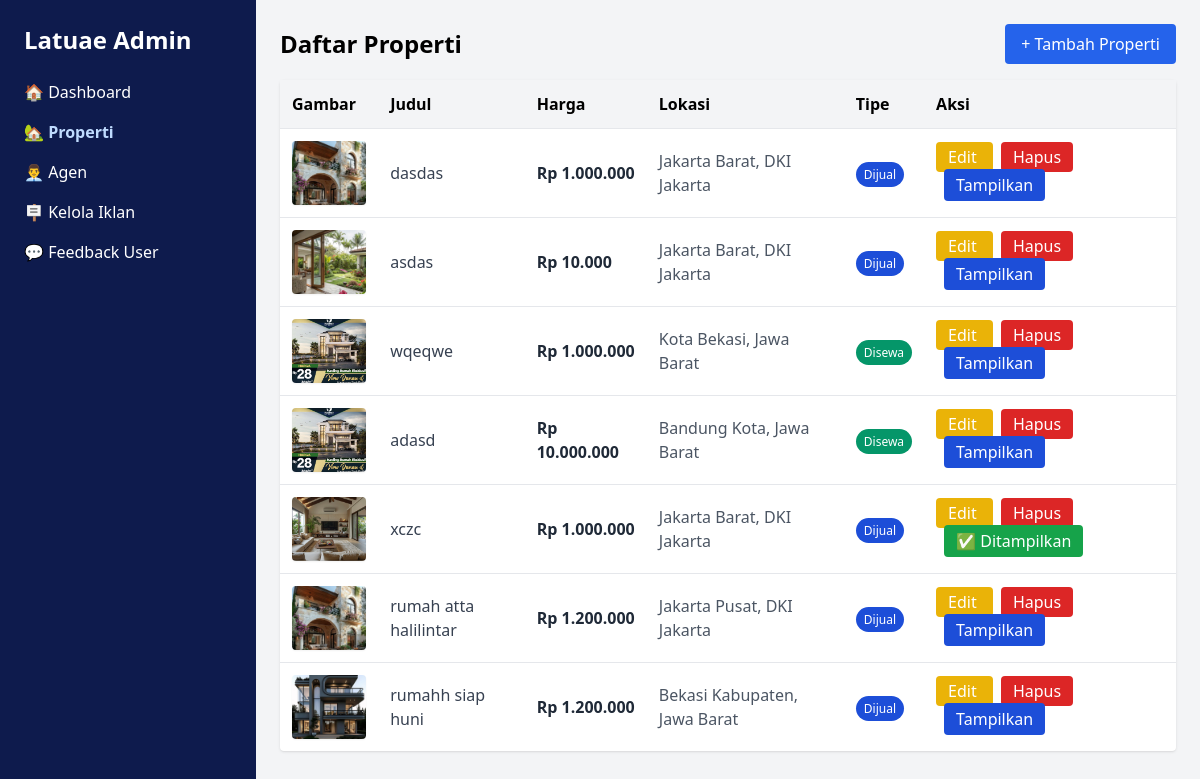
The app's page /admin/properties.php, older data.
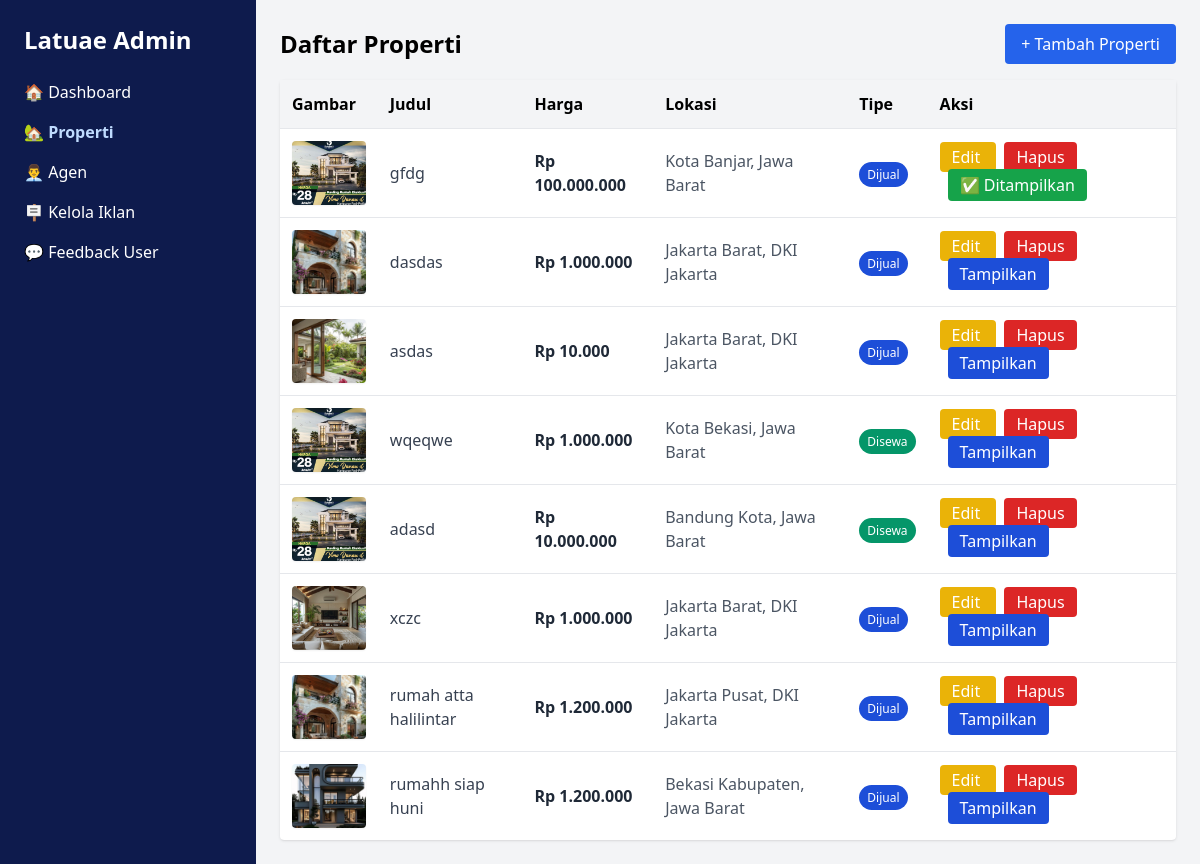
The same page, newer data.
### tables this page shows
CREATE TABLE `properties` (
  `id` int(11) NOT NULL,
  `id_properti` varchar(50) DEFAULT NULL,
  `title` varchar(100) NOT NULL,
  `description` text NOT NULL,
  `price` decimal(10,2) NOT NULL,
  `province` varchar(100) DEFAULT NULL,
  `regency` varchar(100) DEFAULT NULL,
  `district_or_area` varchar(100) DEFAULT NULL,
  `image` varchar(255) DEFAULT NULL,
  `created_at` timestamp NOT NULL DEFAULT current_timestamp(),
  `property_type` enum('for_sale','for_rent') NOT NULL DEFAULT 'for_sale',
  `property_kind` varchar(50) DEFAULT NULL,
  `tipe_properti` varchar(50) DEFAULT NULL,
  `luas_tanah` varchar(50) DEFAULT NULL,
  `luas_bangunan` varchar(50) DEFAULT NULL,
  `arah_bangunan` varchar(50) DEFAULT NULL,
  `jenis_bangunan` varchar(50) DEFAULT NULL,
  `jumlah_lantai` varchar(50) DEFAULT NULL,
  `kamar_tidur` varchar(50) DEFAULT NULL,
  `kamar_pembantu` varchar(50) DEFAULT NULL,
  `kamar_mandi` varchar(50) DEFAULT NULL,
  `daya_listrik` varchar(50) DEFAULT NULL,
  `saluran_air` varchar(50) DEFAULT NULL,
  `jalur_telepon` varchar(50) DEFAULT NULL,
  `interior` varchar(50) DEFAULT NULL,
  `garasi_parkir` varchar(50) DEFAULT NULL,
  `sertifikat` varchar(50) DEFAULT NULL,
  `view_count` int(11) DEFAULT 0,
  `agent_id` int(11) DEFAULT NULL,
  `facilities` text DEFAULT NULL,
  `is_featured` tinyint(1) DEFAULT 0
);

### admin/properties.php (the view, shortened to what this page needs)
<?php
require_once $_SERVER['DOCUMENT_ROOT'] . '/LatuaGroup/includes/db_connect.php';
$stmt = $pdo->query("
    SELECT p.id, p.title, p.price, p.province, p.regency, p.property_type, p.is_featured,
           COALESCE(
               (SELECT pi.image_path
                FROM property_images pi
                WHERE pi.property_id = p.id AND pi.is_main = 1
                LIMIT 1),
               (SELECT pi2.image_path
                FROM property_images pi2
                WHERE pi2.property_id = p.id
                ORDER BY pi2.id ASC
                LIMIT 1)
           ) AS main_image_path
    FROM properties p
    ORDER BY p.created_at DESC
");
$properties = $stmt->fetchAll(PDO::FETCH_ASSOC);
?>
<!DOCTYPE html>
<html lang="id">
<head>
  <script src="https://cdn.tailwindcss.com"></script>
</head>
<body class="bg-gray-100 font-sans">
  <div class="min-h-screen flex">
    <aside class="w-64 bg-[#0E1B4D] text-white p-6 space-y-6">
      <h1 class="text-2xl font-bold">Latuae Admin</h1>
      <nav class="space-y-4">
        <a href="index.php" class="block hover:text-gray-300">🏠 Dashboard</a>
        <a href="properties.php" class="block hover:text-gray-300 font-semibold text-blue-200">🏡 Properti</a>
        <a href="agents.php" class="block hover:text-gray-300">👨‍💼 Agen</a>
        <a href="upload_iklan.php" class="block hover:text-gray-300">🪧 Kelola Iklan</a>
        <a href="feedbacks.php" class="block hover:text-gray-300">💬 Feedback User</a>
      </nav>
    </aside>
    <main class="flex-1 p-6">
      <div class="flex justify-between items-center mb-4">
        <h1 class="text-2xl font-bold">Daftar Properti</h1>
        <a href="add_property.php" class="px-4 py-2 bg-blue-600 text-white rounded hover:bg-blue-700 transition">
          + Tambah Properti
        </a>
      </div>
      <table class="w-full bg-white shadow rounded fade-in">
        <thead>
          <tr class="bg-gray-100 border-b">
            <th class="p-3 text-left">Gambar</th>
            <th class="p-3 text-left">Judul</th>
            <th class="p-3 text-left">Harga</th>
            <th class="p-3 text-left">Lokasi</th>
            <th class="p-3 text-left">Tipe</th>
            <th class="p-3 text-left">Aksi</th>
          </tr>
        </thead>
        <tbody>
          <?php foreach ($properties as $p): ?>
            <tr class="border-t hover:bg-gray-50 transition">
              <td class="p-3">
                <img
                  src="/LatuaGroup/uploads/properties/<?= $p['main_image_path'] ?: 'default.jpg' ?>"
                  alt="<?= htmlspecialchars($p['title']) ?>"
                  class="w-20 h-16 object-cover rounded shadow-sm"
                >
              </td>
              <td class="p-3 font-medium text-gray-700"><?= htmlspecialchars($p['title']) ?></td>
              <td class="p-3 font-semibold text-gray-800">
                Rp <?= number_format($p['price'], 0, ',', '.') ?>
              </td>
              <td class="p-3 text-gray-600">
                <?= htmlspecialchars($p['regency']) ?>, <?= htmlspecialchars($p['province']) ?>
              </td>
              <td class="p-3">
                <span class="px-2 py-1 text-xs rounded-full text-white
                  <?= $p['property_type'] === 'for_sale' ? 'bg-blue-700' : 'bg-emerald-600' ?>">
                  <?= $p['property_type'] === 'for_sale' ? 'Dijual' : 'Disewa' ?>
                </span>
              </td>
              <td class="p-3 space-x-2">
                <a href="edit_property.php?id=<?= $p['id'] ?>"
                   class="px-3 py-1 bg-yellow-500 text-white rounded hover:bg-yellow-600 transition">
                   Edit
                </a>
                <a href="delete_property.php?id=<?= $p['id'] ?>"
                   onclick="return confirm('Yakin hapus properti ini?')"
                   class="px-3 py-1 bg-red-600 text-white rounded hover:bg-red-700 transition">
                   Hapus
                </a>
                <button
                  id="featured-btn-<?= $p['id'] ?>"
                  onclick="setFeatured(<?= $p['id'] ?>)"
                  class="px-3 py-1 rounded text-white transition <?= $p['is_featured'] ? 'bg-green-600 hover:bg-green-700' : 'bg-blue-700 hover:bg-blue-800' ?>"
                >
                  <?= $p['is_featured'] ? '✅ Ditampilkan' : 'Tampilkan' ?>
                </button>
              </td>
            </tr>
          <?php endforeach; ?>
        </tbody>
      </table>
    </main>
  </div>
</body>
</html>

Row changes from the older to the newer data that the page shows:
added properties: title "gfdg", price "100.000.000", regency "Kota Banjar", province "Jawa Barat", property_type "Dijual", is_featured "✅ Ditampilkan"
changed properties "xczc": is_featured "✅ Ditampilkan" → "Tampilkan"
